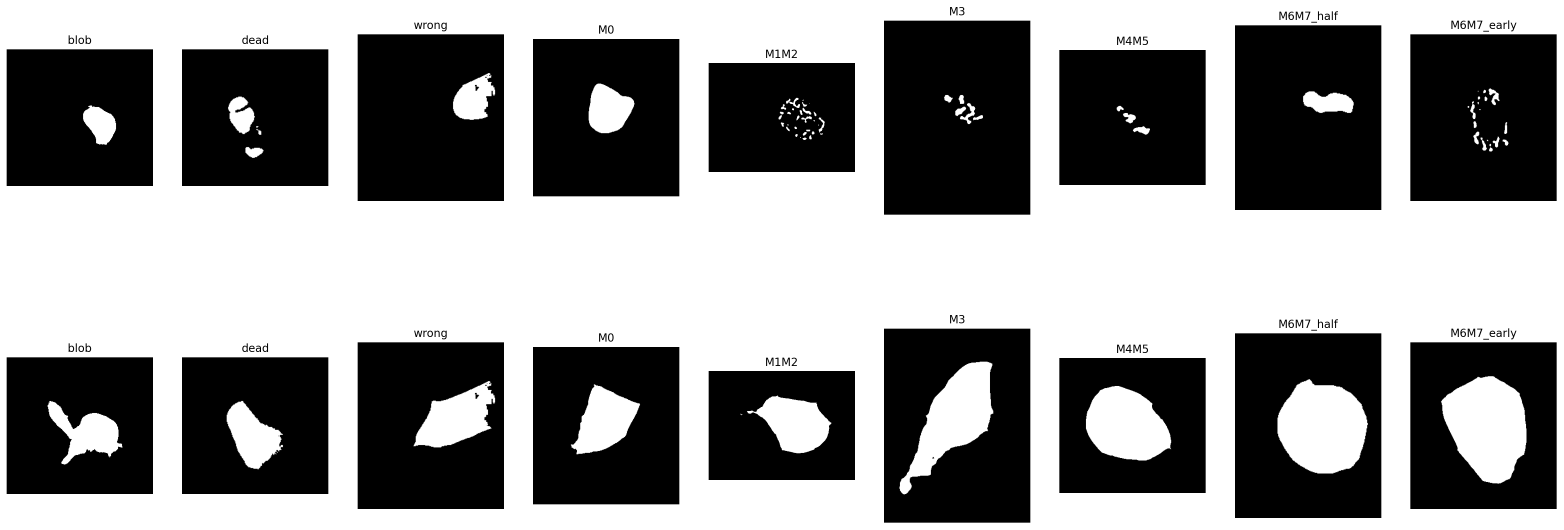
#> input picture hw_project/hw-project/sample_images.png, 4690 x 1588 px (shown at 1/3 size); its folder holds only this picture in this run
$ python -i preprocessing.py   (imports and definitions only)
#> lines starting #> are read from the running program, lines starting #| are printed output that depends on the picture; after the words box and inside, x2 and y2 are one past the last pixel; in counts of white or black regions, pixels touching at a corner belong together
#> further down, picture is the input picture: shape (1588, 4690, 3); min 0, max 255, mean 142.5
"""Functions for image pre-processing in identification_of_amd notebook."""

import os

import cv2
import numpy as np


def load_images(folder_name):
    """Read in image data given a specific folder.

    Parameters
    ----------
    folder_name : string
        Path to folder containing desired images.

    Returns
    -------
    images : list of numpy arrays
        Desired images stacked into a list.
    """
    images = []
    for file_name in os.listdir(folder_name):
        img = cv2.imread(os.path.join(folder_name, file_name)).astype(np.uint8)
        if img.shape != (750, 500, 3):
            img = cv2.resize(img, (750, 500))
        img = cv2.cvtColor(img, cv2.COLOR_BGR2RGB)
        if img is not None:
            images.append(img)

    return images


def remove_background(img):
    """Remove dark background from an image file.

    Parameters
    ----------
    img : numpy array
        Image containing dark background to be removed.

    Returns
    -------
    shape_on_white : numpy array
        Desired image with foreground shape only.
    """
    gray_img = cv2.cvtColor(img, cv2.COLOR_RGB2GRAY)
    retval, thresh = cv2.threshold(gray_img, 127, 255, 0)
#> thresh: shape (1588, 4690); 55.9% white; 114 black regions (6 under 20 px)
    img_contours, _ = cv2.findContours(thresh, cv2.RETR_TREE, cv2.CHAIN_APPROX_SIMPLE)
#> img_contours = 221 contours, 20 with area under 20; largest, box (x1, y1, x2, y2) and area: (0, 0, 4690, 1588) 7441443, (2651, 985, 3092, 1569) 256518, (2651, 61, 3092, 645) 256518, (3704, 999, 4145, 1555) 244198, (3704, 75, 4145, 631) 244198
    cv2.drawContours(img, img_contours, -1, (255, 255, 255))
    _, shape_on_white = cv2.threshold(img, 150, 255, cv2.THRESH_BINARY_INV)
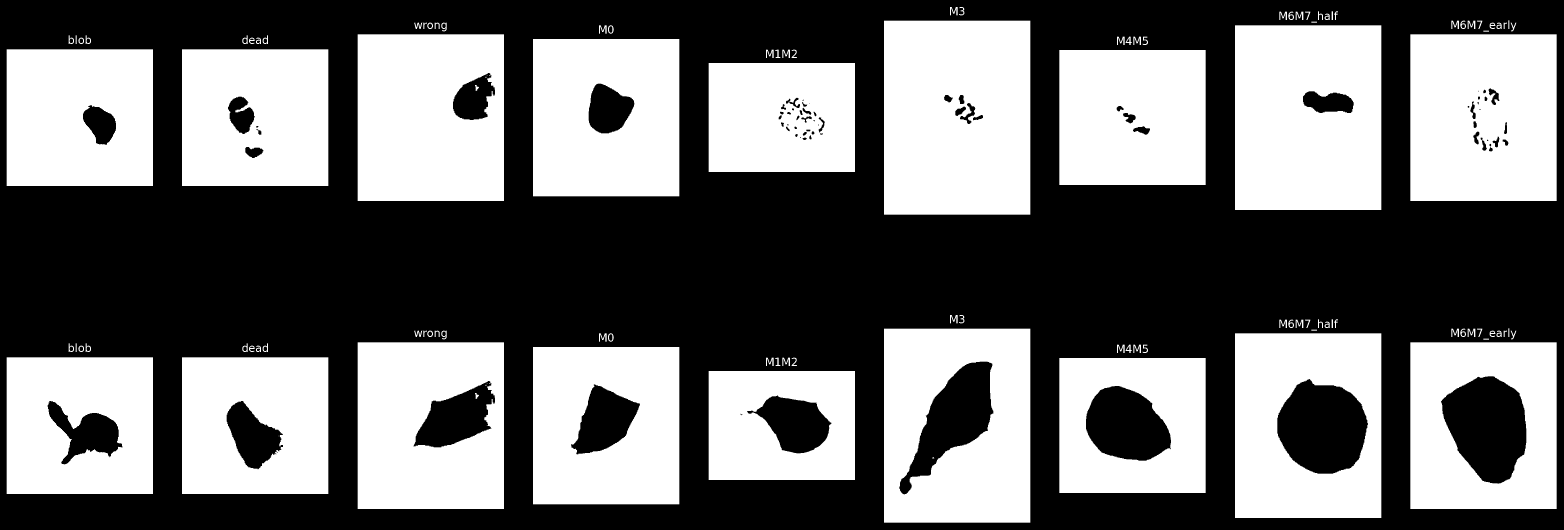
#> shape_on_white: shape (1588, 4690, 3) (shown at 1/3 size); 44.1% white; 114 white regions (6 under 20 px), largest, box (x1, y1, x2, y2) and area: (2652, 62, 3091, 644) 253094, (3705, 76, 4144, 630) 235847, (4231, 103, 4670, 603) 216408

    return shape_on_white

>>> import cv2
>>> picture = cv2.cvtColor(cv2.imread('../hw-project/sample_images.png'), cv2.COLOR_BGR2RGB)
>>> result = remove_background(picture)

$ run again, on hw_project/hw-project/dist_to_global_mean_per_state_all.png
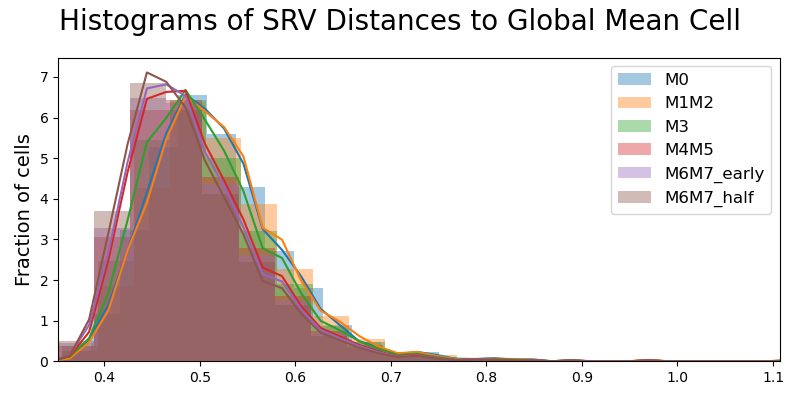
#> input picture hw_project/hw-project/dist_to_global_mean_per_state_all.png, 800 x 400 px
#> in remove_background, `retval, thresh = cv2.threshold(gray_img, 127, 255, 0)`:
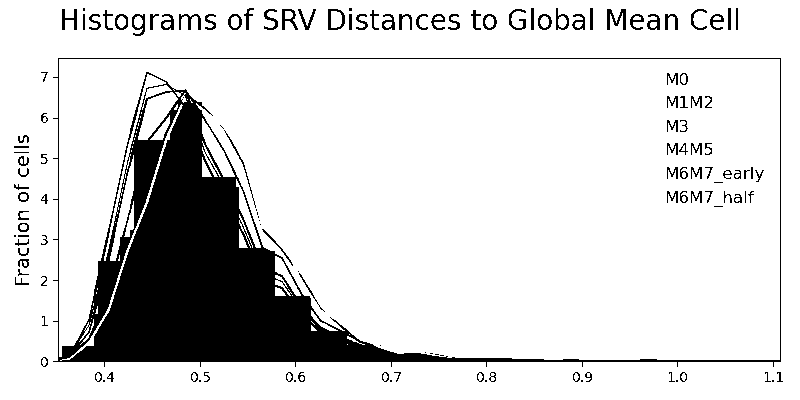
#> thresh: shape (400, 800); 85.1% white; 138 black regions (31 under 20 px)
#> img_contours = 281 contours, 133 with area under 20; largest, box (x1, y1, x2, y2) and area: (0, 0, 800, 400) 318801, (52, 57, 782, 368) 220962, (59, 59, 780, 360) 171614, (138, 92, 178, 140) 886, (110, 155, 134, 261) 642
#> img: shape (400, 800, 3); mean R, G, B 233.9, 227.4, 227
#> in remove_background, `_, shape_on_white = cv2.threshold(img, 150, 255, cv2.THRESH_BINARY_INV)`:
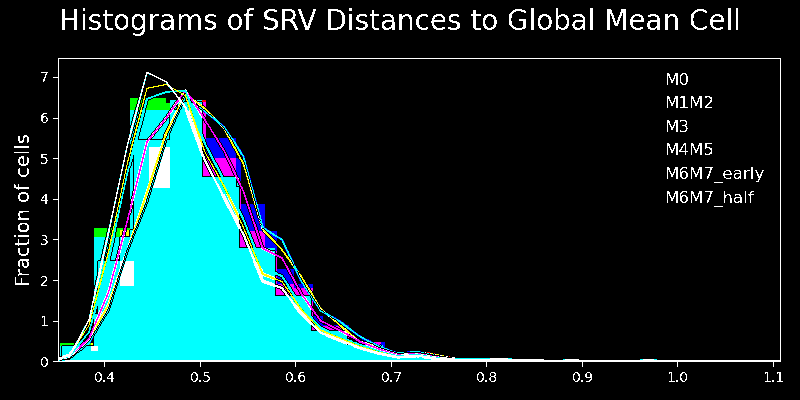
#> shape_on_white: shape (400, 800, 3); mean R, G, B 12.9, 39.2, 40

$ run again, on hw_project/hw-project/dist_to_global_mean_per_state_individual.png
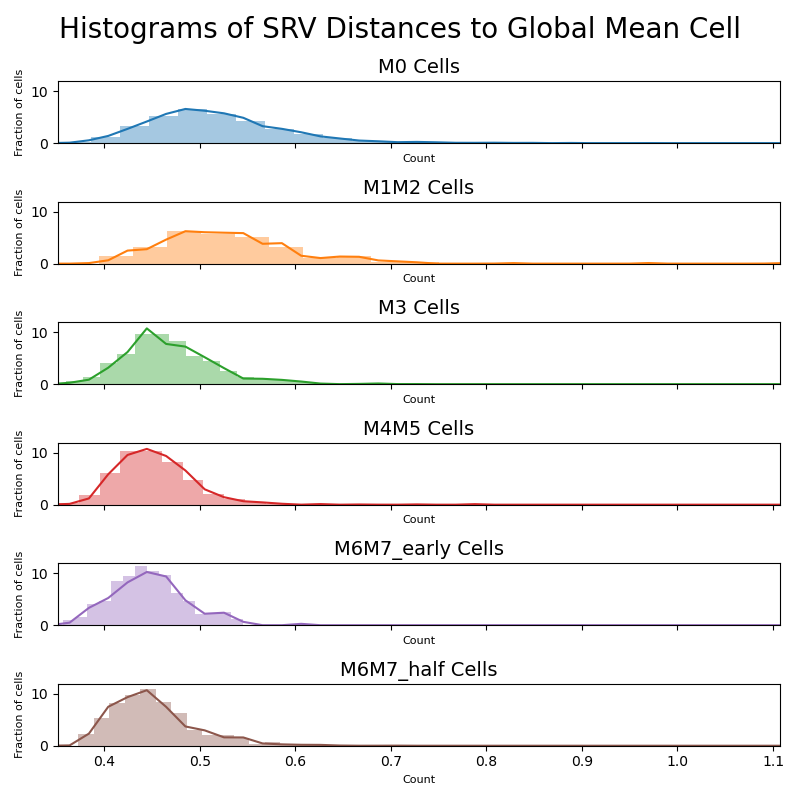
#> input picture hw_project/hw-project/dist_to_global_mean_per_state_individual.png, 800 x 800 px
#> in remove_background, `retval, thresh = cv2.threshold(gray_img, 127, 255, 0)`:
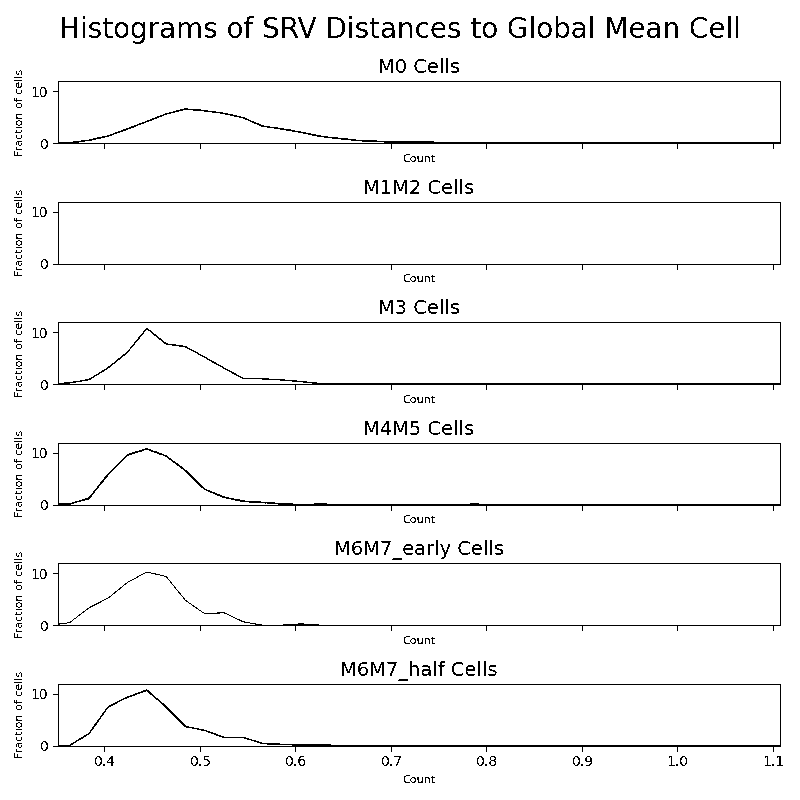
#> thresh: shape (800, 800); 96.3% white; black in thin lines or dots
#> img_contours = 531 contours, 310 with area under 20; largest, box (x1, y1, x2, y2) and area: (0, 0, 800, 800) 638401, (52, 683, 782, 753) 46424, (52, 562, 782, 632) 46424, (52, 442, 782, 512) 46424, (52, 321, 782, 391) 46424
#> img: shape (800, 800, 3); mean R, G, B 245.1, 244.3, 243.8
#> in remove_background, `_, shape_on_white = cv2.threshold(img, 150, 255, cv2.THRESH_BINARY_INV)`:
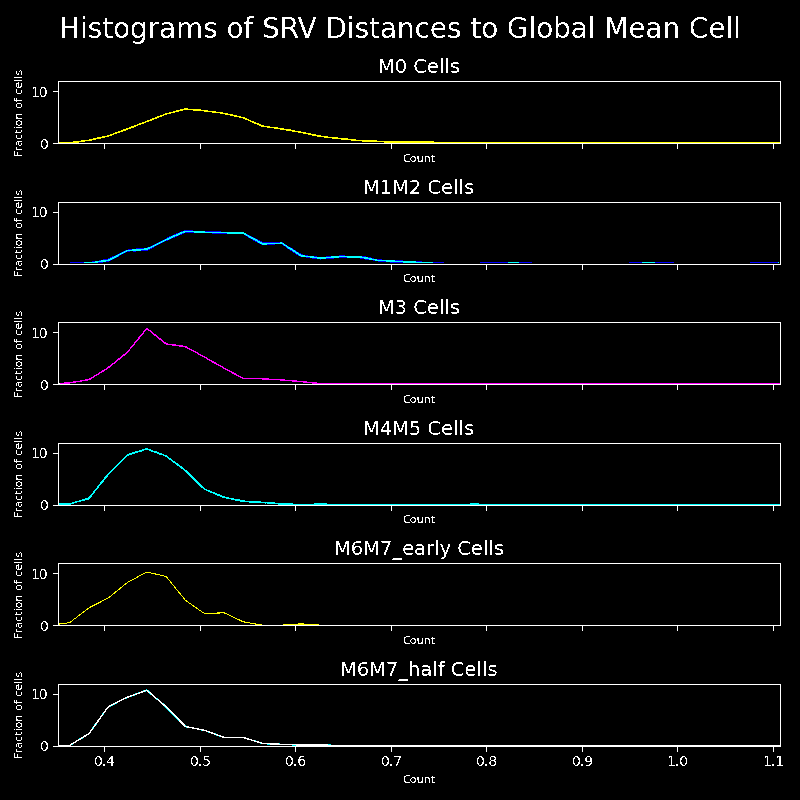
#> shape_on_white: shape (800, 800, 3); mean R, G, B 8.9, 9.2, 9.2

$ run again, on hw_project/hw-project/dist_to_own_mean.png
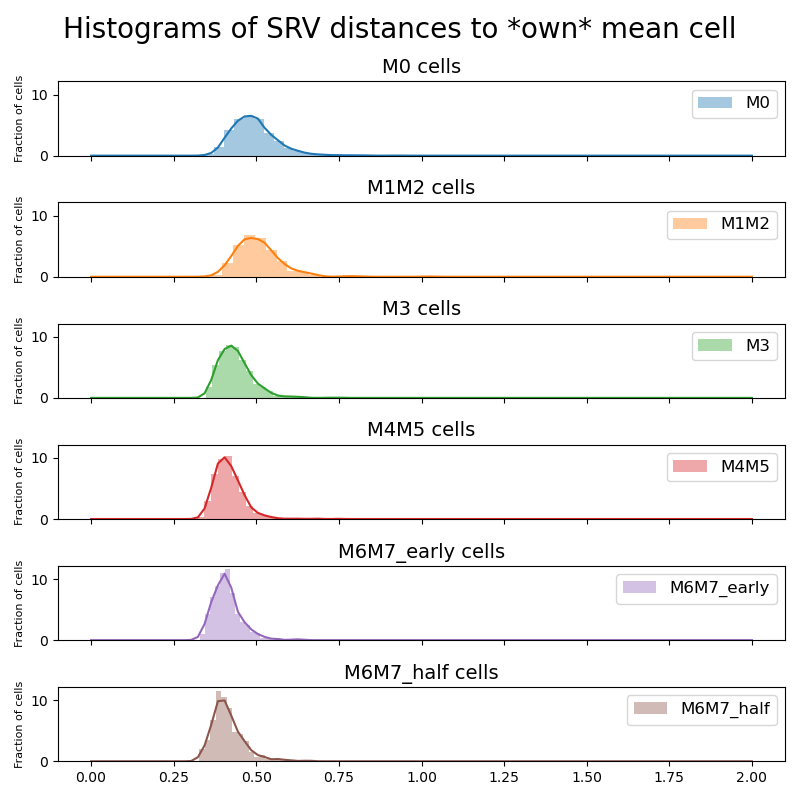
#> input picture hw_project/hw-project/dist_to_own_mean.png, 800 x 800 px
#> in remove_background, `retval, thresh = cv2.threshold(gray_img, 127, 255, 0)`:
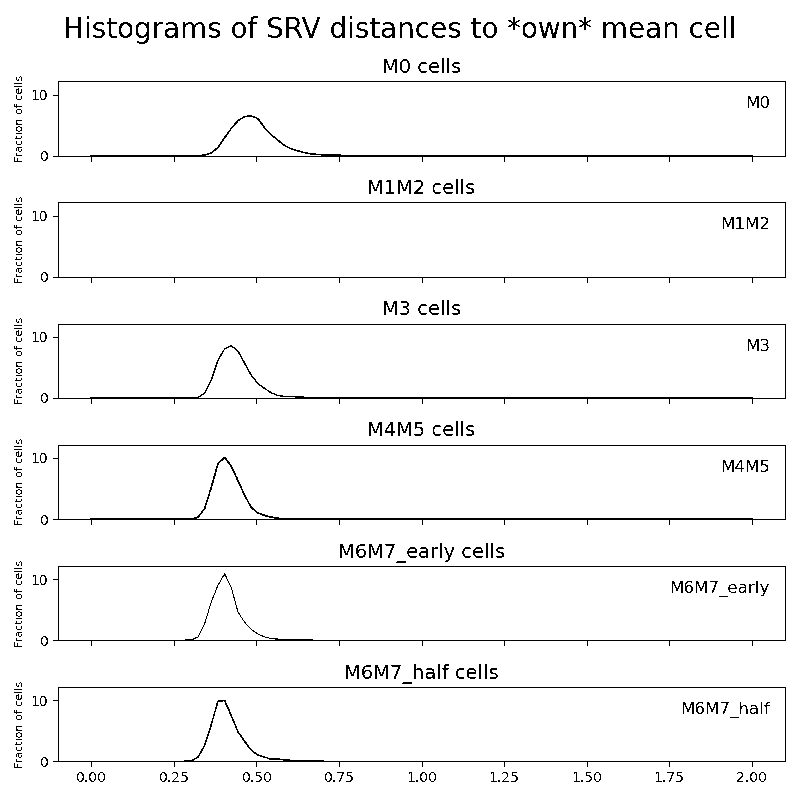
#> thresh: shape (800, 800); 96.4% white; black in thin lines or dots
#> img_contours = 528 contours, 306 with area under 20; largest, box (x1, y1, x2, y2) and area: (0, 0, 800, 800) 638401, (52, 201, 787, 284) 56230, (52, 80, 787, 163) 56230, (52, 686, 787, 768) 55502, (52, 565, 787, 647) 55502
#> img: shape (800, 800, 3); mean R, G, B 245.8, 245.4, 245.1
#> in remove_background, `_, shape_on_white = cv2.threshold(img, 150, 255, cv2.THRESH_BINARY_INV)`:
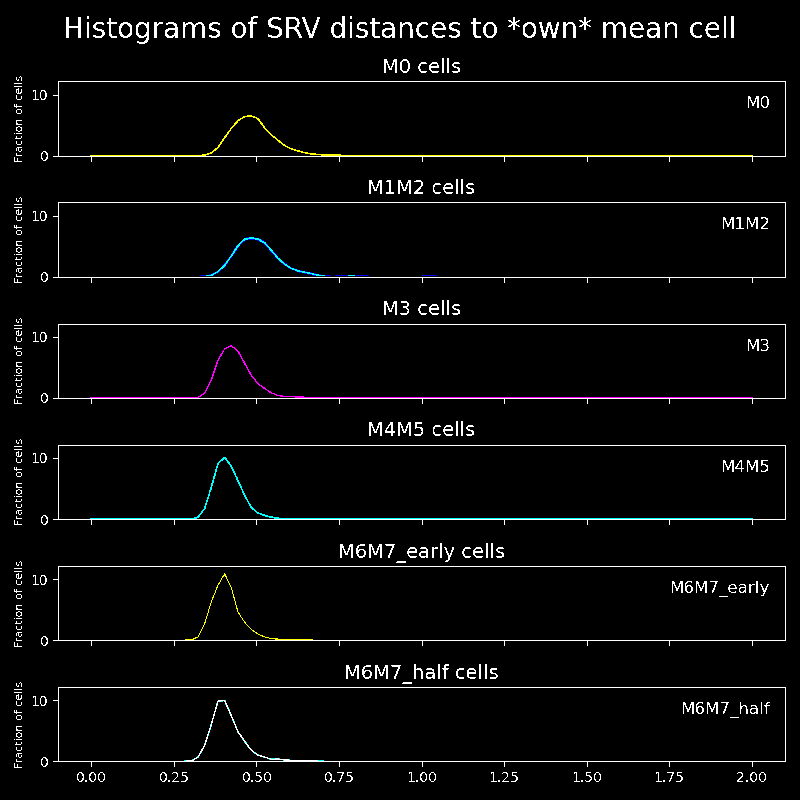
#> shape_on_white: shape (800, 800, 3); mean R, G, B 8.9, 9, 9
